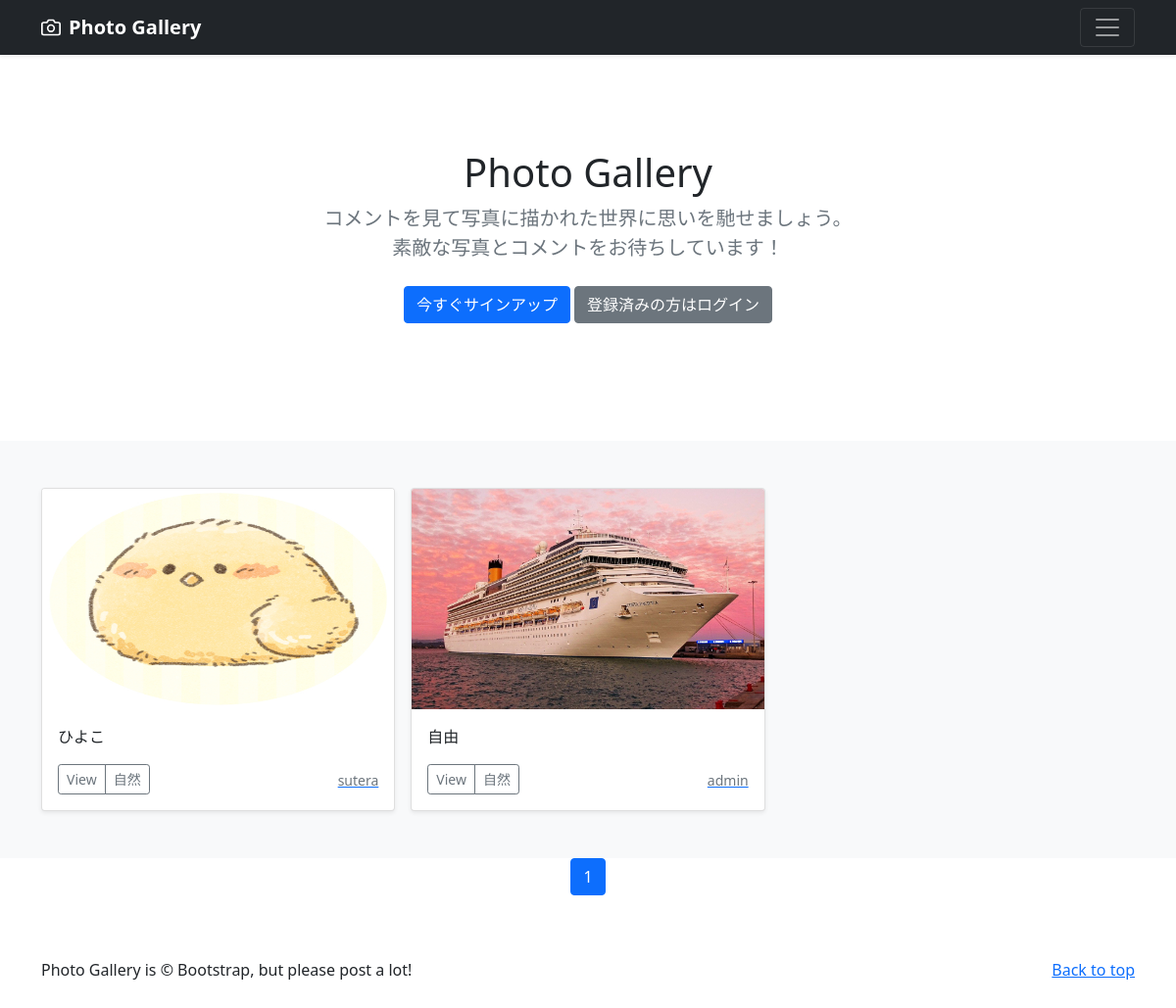
Page /photos/2 on the committed database.
### photo/models.py (models this page shows, shortened)
class PhotoPost(models.Model):
    user = models.ForeignKey(
        CustomUser,
        verbose_name='ユーザー',
        on_delete=models.CASCADE
    )
    category = models.ForeignKey(
        Category,
        verbose_name='カテゴリ',
        on_delete=models.PROTECT
    )
    title = models.CharField(
        verbose_name='タイトル',
        max_length=200
    )
    comment = models.TextField(
        verbose_name='コメント'
    )
    image1 = models.ImageField(
        verbose_name='イメージ1',
        upload_to='photos'
    )
    image2 = models.ImageField(
        verbose_name='イメージ2',
        upload_to='photos',
        blank=True,
        null=True
    )
    posted_at = models.DateTimeField(
        verbose_name='投稿日時',
        auto_now_add=True
    )

class Category(models.Model):
    title = models.CharField(
        verbose_name='カテゴリ',
        max_length=20)

### accounts/models.py (models this page shows)
class CustomUser(AbstractUser):
    pass

### photo/views.py (the view)
class CategoryView(ListView):
    template_name = 'index.html'
    paginate_by = 9
    def get_queryset(self):
        category_id =self.kwargs['category']
        categories = PhotoPost.objects.filter(
            category=category_id).order_by('-posted_at')
        return  categories

### photo/templates/index.html (shortened to what this page needs)
{% extends 'base.html' %}
        {% block contents %}
        {% include "photos_title.html" %}
        {% include "photos_list.html" %}
        {% include "pagination.html" %}
        {% endblock %}

### photo/templates/photos_list.html (shortened to what this page needs)
<div class="album py-5 bg-light">
  <div class="container">
    <div class="row row-cols-1 row-cols-sm-2 row-cols-md-3 g-3">
      {% for record in object_list %}
      <div class="col">
        <div class="card shadow-sm">
          <img src="{{ record.image1.url }}"
               class="bd-placeholder-img card-img-top"
               width="100%" height="225"
               xmlns="http://www.w3.org/2000/svg"
               role="img" aria-label="Placeholder: Thumbnail"
               preserveAspectRatio="xMidYMid slice"
               focusable="false">
               <rect width="100%" height="100%" fill="#55595c"/>
          <div class="card-body">
            <p class="card-text">
              {{record.title}}
            </p>
            <div class="d-flex justify-content-between align-items-center">
              <div class="btn-group">
                <button type="button"
                        class="btn btn-sm btn-outline-secondary"
                        onclick="location.href='{% url 'photo:photo_detail' record.pk %}'">
                        View</button>
                <button type="button"
                        class="btn btn-sm btn-outline-secondary"
                        onclick="location.href='{% url 'photo:photos_cat' category=record.category.id %}'">
                        {{record.category.title}}</button>
              </div>
              <a href="{% url 'photo:user_list' user=record.user.id %}">
                <small class="text-muted">
                  {{record.user.username}}</small>
              </a>
            </div>
          </div>
        </div>
      </div>
      {% endfor %}
    </div>
  </div>
</div>

### photo/templates/base.html (style rules this page uses)
.bd-placeholder-img { font-size: 1.125rem; text-anchor: middle; -webkit-user-select: none; -moz-user-select: none; user-select: none; }

### rows in the picture
PhotoPost: image1 (picture), title "ひよこ", category "自然", user.username "sutera"
PhotoPost: image1 (picture), title "自由", category "自然", user.username "admin"

### other values in the picture
{{ num }} "1"
